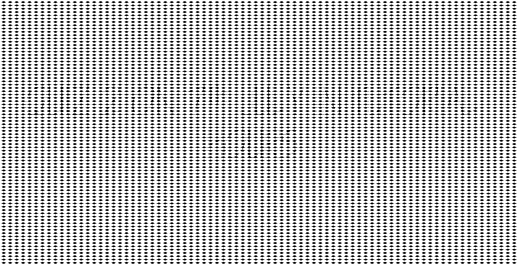
#> input picture EE200_course_project_data_2026/Q1_data/ghost_signal_input.png, 517 x 264 px
$ jupyter execute --allow-errors Q1.ipynb   (shell and % lines are left out)   (older library calls are emulated)
#> lines starting #> are read from the running program, lines starting #| are printed output that depends on the picture; after the words box and inside, x2 and y2 are one past the last pixel; in counts of white or black regions, pixels touching at a corner belong together
**PART A: Frequency Forensics**

***
***
**FOURIER TRANSFORM OF THE IMAGE**
***
***

[cell 1]
import cv2
import numpy as np
import matplotlib.pyplot as plt

# 1. Load the input image in grayscale
image_path = './EE200_course_project_data_2026/Q1_data/ghost_signal_input.png'
image = cv2.imread(image_path, cv2.IMREAD_GRAYSCALE)
#> image is the input picture: shape (264, 517); min 0, max 255, mean 194.5

if image is None:
    print("Error: Image not found. Please ensure the file is in the same directory.")
else:
    # 2. Compute the 2D Discrete Fourier Transform
    f_transform = np.fft.fft2(image)

    # 3. Shift the zero-frequency (DC) component to the center of the spectrum
    f_shift = np.fft.fftshift(f_transform)

    # 4. Calculate the linear magnitude spectrum
    magnitude_linear = np.abs(f_shift)   #Shifted
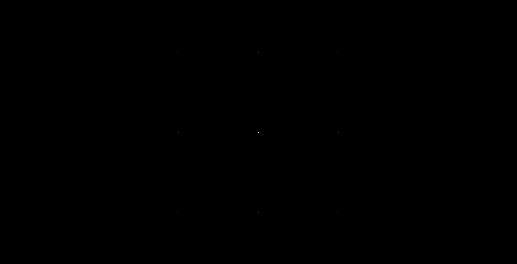
#> magnitude_linear: shape (264, 517) float64; min 4.48, max 26541183, mean 2165; drawn with min black and max white
    magnitude_linear_ns = np.abs(f_transform)   #Non-shifted

    # 5. Calculate the magnitude spectrum in decibels (dB)
    # A small constant (1) is added to prevent log(0) errors
    magnitude_db = 20 * np.log10(1 + magnitude_linear)   #Shifted
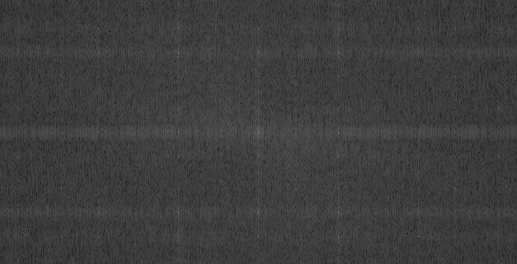
#> magnitude_db: shape (264, 517) float64; min 14.78, max 148.5, mean 62
    magnitude_db_ns = 20 * np.log10(1 + magnitude_linear_ns)   #Non-shifted

    # 6. Plot the results
    plt.figure(figsize=(16, 8))

    plt.subplot(2, 3, 1)
    plt.imshow(image, cmap='gray')
    plt.title('Original Spatial Image')
    plt.axis('off')

    plt.subplot(2, 3, 2)
    plt.imshow(magnitude_linear, cmap='gray')
    plt.title('Magnitude Spectrum (Linear)')
    plt.axis('off')

    plt.subplot(2, 3, 3)
    plt.imshow(magnitude_db, cmap='gray')
    plt.title('Magnitude Spectrum (dB)')
    plt.axis('off')

    plt.subplot(2, 3, 4)
    plt.imshow(magnitude_linear_ns, cmap='gray')
    plt.title('Magnitude Spectrum (Linear Non-shifted)')
    plt.axis('off')

    plt.subplot(2, 3, 5)
    plt.imshow(magnitude_db_ns, cmap='gray')
    plt.title('Magnitude Spectrum (dB Non-shifted)')
    plt.axis('off')

    plt.tight_layout()
    plt.show()
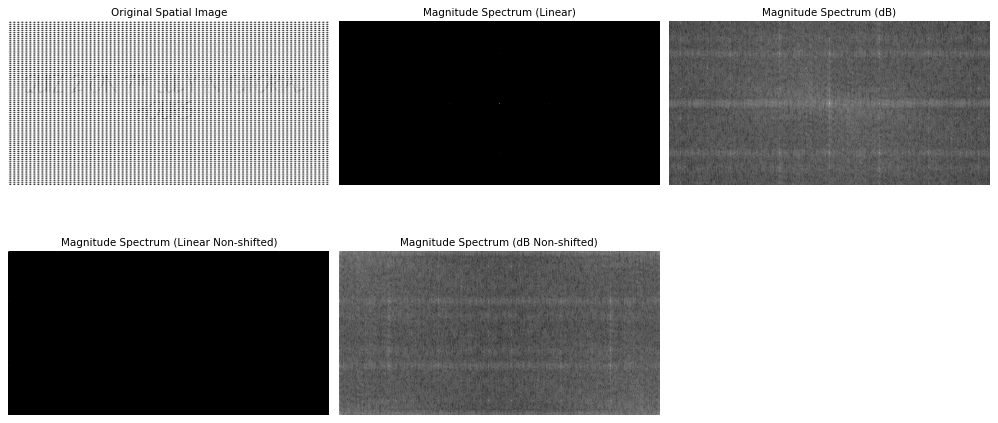
#> figure drawn by matplotlib, 5 panels

***
***
**DESIGN OF A NOTCH FILTER OR BAND-STOP FILTER**
***
***

[cell 2]
import cv2
import numpy as np
import matplotlib.pyplot as plt

def design_notch_filter(image_path, notch_radius=15, center_protection_radius=50):
    # 1. Load the image
#> called with notch_radius = 15, center_protection_radius = 50
    image = cv2.imread(image_path, cv2.IMREAD_GRAYSCALE)
    if image is None:
        print("Error: Image not found.")
        return

    rows, cols = image.shape
#> rows = 264; cols = 517
    center_row, center_col = rows // 2, cols // 2
#> center_row = 132; center_col = 258

    # 2. Transform into Frequency Domain
    f_transform = np.fft.fft2(image)
    f_shift = np.fft.fftshift(f_transform)
    magnitude_spectrum = np.abs(f_shift)

    # 3. Identify Noise Coordinates (Highest peaks outside the protected center)
    # We create a copy of the magnitude spectrum and zero out the center
    # so the DC component doesn't get identified as noise.
    mag_temp = np.copy(magnitude_spectrum)
    y, x = np.ogrid[:rows, :cols]
#> y = 264 values from 0 to 263
    center_mask = (y - center_row)**2 + (x - center_col)**2 <= center_protection_radius**2
    mag_temp[center_mask] = 0
#> mag_temp: shape (264, 517) float64; 5.75% of pixels changed, all inside (x1, y1, x2, y2) = (208, 82, 309, 183)

    # For this example, let's find the top 4 mirrored spike pairs (8 total poles)
    # In a real scenario, you can adjust the number of peaks based on visual inspection
    num_peaks = 8
    flat_indices = np.argsort(mag_temp.ravel())[-num_peaks:]
#> flat_indices = [109942, 27062, 27222, 109782, 27142, 109862, 68582, 68422]
    peak_coords = [np.unravel_index(idx, mag_temp.shape) for idx in flat_indices]
#> peak_coords = [(212, 338), (52, 178), (52, 338), (212, 178), (52, 258), (212, 258), (132, 338), (132, 178)]

    # 4. Create the Notch Filter Mask H(u,v)
    H = np.ones((rows, cols), np.float32)
    for (r, c) in peak_coords:
        # Create a circular notch of 0s around each noise peak
        notch = (y - r)**2 + (x - c)**2 <= notch_radius**2
        H[notch] = 0
#> this loop made 8 passes
#> pass 1, in design_notch_filter, `notch = (y - r)**2 + (x - c)**2 <= notch_radius**2`:
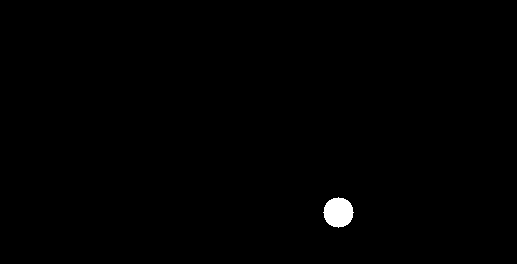
#> notch: shape (264, 517) bool; 0.52% white; 1 white region, box (x1, y1, x2, y2) and area: (323, 197, 354, 228) 709
#> pass 2, in design_notch_filter, `notch = (y - r)**2 + (x - c)**2 <= notch_radius**2`:
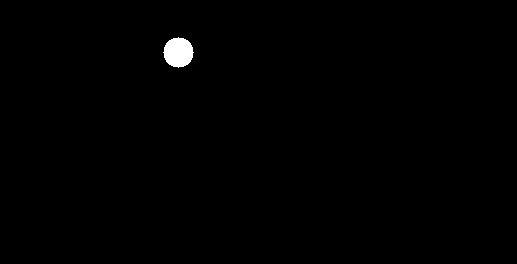
#> notch: shape (264, 517) bool; 0.52% white; 1 white region, box (x1, y1, x2, y2) and area: (163, 37, 194, 68) 709
#> pass 3, in design_notch_filter, `notch = (y - r)**2 + (x - c)**2 <= notch_radius**2`:
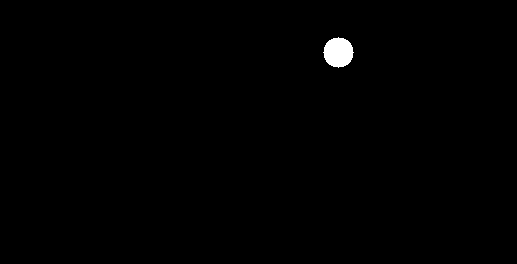
#> notch: shape (264, 517) bool; 0.52% white; 1 white region, box (x1, y1, x2, y2) and area: (323, 37, 354, 68) 709
#> after the loop:
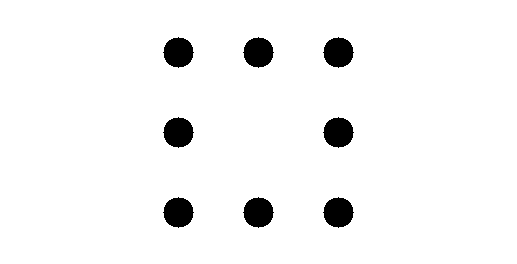
#> H: shape (264, 517) float32; values 0 (black) and 1 (white), 95.8% white; 8 black regions, largest, box (x1, y1, x2, y2) and area: (163, 37, 194, 68) 709, (243, 37, 274, 68) 709, (323, 37, 354, 68) 709

    # 5. Apply the Filter
    G_shift = f_shift * H

    # 6. Inverse Transform to recover the image
    G_ishift = np.fft.ifftshift(G_shift)
    image_restored = np.fft.ifft2(G_ishift)
    image_restored = np.abs(image_restored)
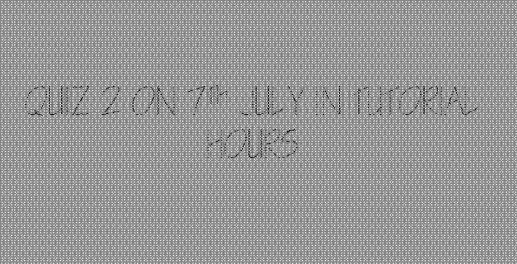
#> image_restored: shape (264, 517) float64; min 95.74, max 260.1, mean 194.5; drawn with min black and max white

    # Normalize the output for proper viewing
    image_restored = cv2.normalize(image_restored, None, 0, 255, cv2.NORM_MINMAX, dtype=cv2.CV_8U)

    # 7. Plotting the Results
    plt.figure(figsize=(15, 10))

    plt.subplot(2, 2, 1)
    plt.imshow(image, cmap='gray')
    plt.title('Original Corrupted Image')
    plt.axis('off')

    plt.subplot(2, 2, 2)
    # Log scale for visualization
    plt.imshow(20 * np.log10(1 + magnitude_spectrum), cmap='gray')
    plt.title('Original Magnitude Spectrum (dB)')
    plt.axis('off')

    plt.subplot(2, 2, 3)
    plt.imshow(H, cmap='gray')
    plt.title('Notch Filter Mask H(u,v)')
    plt.axis('off')

    plt.subplot(2, 2, 4)
    plt.imshow(image_restored, cmap='gray')
    plt.title('Restored Image')
    plt.axis('off')

    plt.tight_layout()
    plt.show()

    return image_restored, G_shift, magnitude_spectrum


recovered_img_GLOBAL, filtered_spectrum_GLOBAL, orig_spectrum_GLOBAL = design_notch_filter('./EE200_course_project_data_2026/Q1_data/ghost_signal_input.png')

***
***
**COMPARING THE CORRUPTED IMAGE, ITS FREQUENCY SPECTRUM, THE FILTERED SPECTRUM AND THE RECOVERED IMAGE**
***
***

[cell 3]
import matplotlib.pyplot as plt
import numpy as np

# Assuming we have a modularized version of our previous filter function
# that returns the required arrays for visualization:
# original_img, orig_spectrum, filtered_spectrum, recovered_img = apply_notch_filter('ghost_signal_input.png')

def plot_comprehensive_comparison(original_img, orig_spectrum, filtered_spectrum, recovered_img):
    """
    Plots a side-by-side comparison of the spatial and frequency domains
    before and after applying the notch filter.
    """
    # Initialize a wide figure to hold 4 subplots sequentially
    plt.figure(figsize=(12, 6))

    # 1. The Original Corrupted Image
    plt.subplot(2, 2, 1)
    plt.imshow(original_img, cmap='gray')
    plt.title('1. Corrupted Image (Spatial)')
    plt.axis('off')

    # 2. The Original Frequency Spectrum
    # Logarithmic (dB) scale is used to make the noise spikes visible
    plt.subplot(2, 2, 2)
    plt.imshow(20 * np.log10(1 + orig_spectrum), cmap='gray')
    plt.title('2. Original Spectrum (dB)')
    plt.axis('off')

    # 3. The Filtered Frequency Spectrum
    # Shows the spectrum after the notch mask H(u,v) has zeroed out the spikes
    plt.subplot(2, 2, 3)
    plt.imshow(20 * np.log10(1 + filtered_spectrum), cmap='gray')
    plt.title('3. Filtered Spectrum (dB)')
    plt.axis('off')

    # 4. The Recovered Image
    plt.subplot(2, 2, 4)
    plt.imshow(recovered_img, cmap='gray')
    plt.title('4. Recovered Image (Spatial)')
    plt.axis('off')

    # Adjust layout to prevent overlapping titles and display the plot
    plt.tight_layout()
    plt.show()
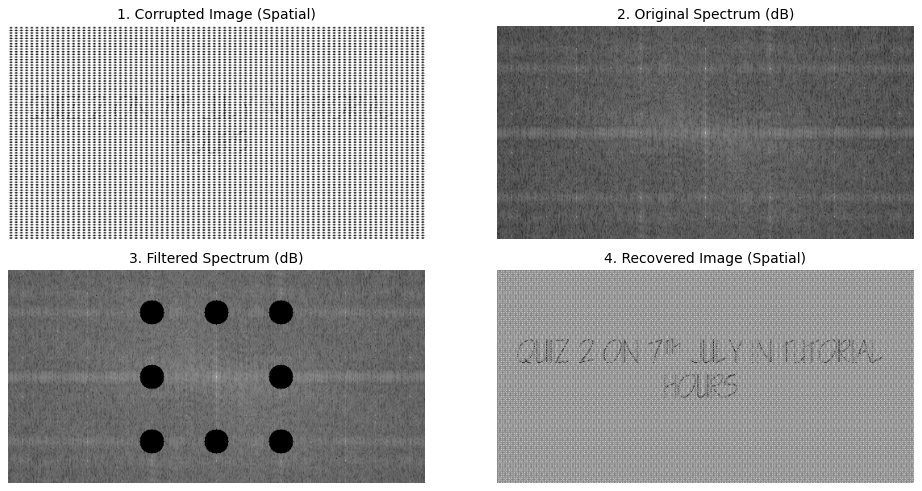
#> figure drawn by matplotlib, 4 panels

# Execute the visualization function using the variables extracted from the system
# plot_comprehensive_comparison(original_img, orig_spectrum, filtered_spectrum, recovered_img)

plot_comprehensive_comparison(image, orig_spectrum_GLOBAL, np.abs(filtered_spectrum_GLOBAL), recovered_img_GLOBAL)
